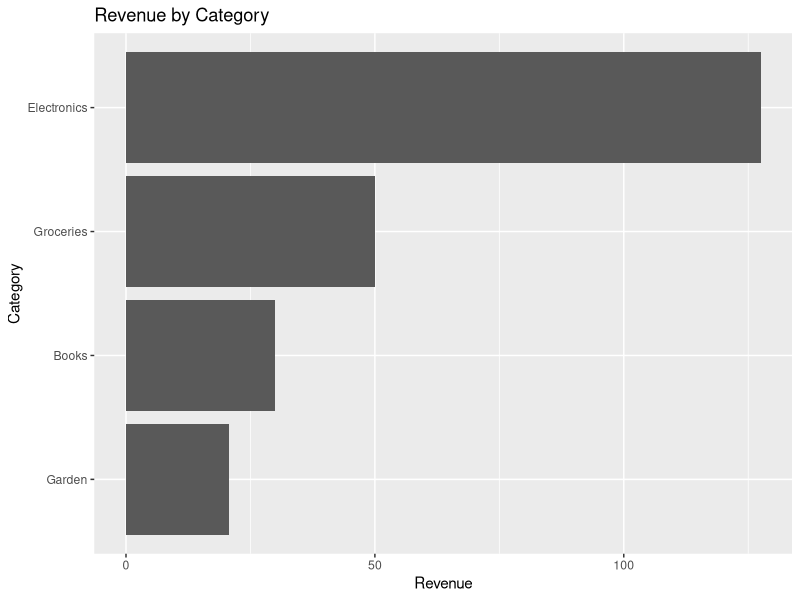
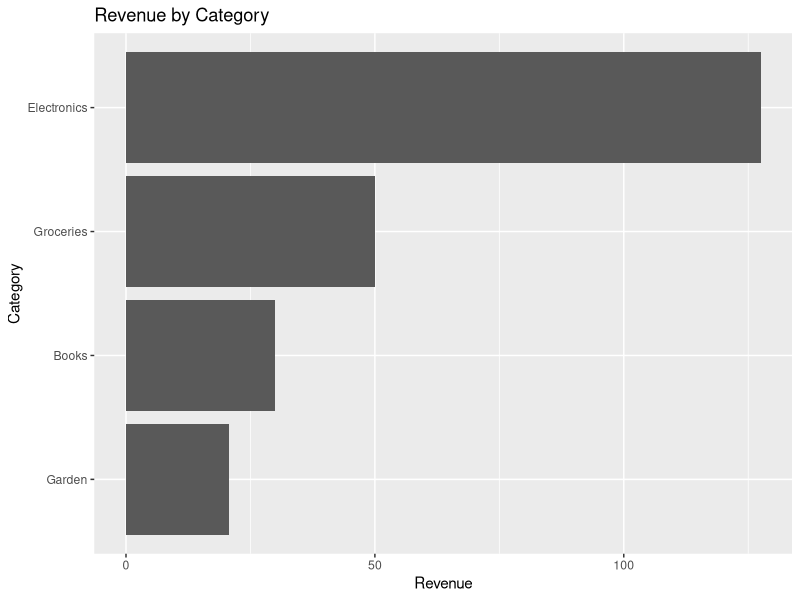

Write R code to recreate these figures, in order.
# Load the tidyverse package
library(tidyverse)

# tibble: modern version of R's df

# Create users table
users <- tibble(
  user_id = c(101, 102, 103, 104, 105), # c(): combine function
  name = c("Alice", "Bob", "Eve", "John", "Charles"),
  country = c("US", "UK", "DE", "US", "UK")
)

# Create purchases table
purchases <- tibble(
  purchase_id = 1:7,
  # Number from 1 to 7, inclusive;
  # equivalent to purchase_id = c(1, 2, 3, 4, 5, 6, 7)
  user_id = c(103, 102, 104, 102, 101, 101, 103),
  amount = c(25.00, 30.00, 10.50, 22.50, 10.20, 50.00, 80.00),
  category = c("Electronics", "Books", "Garden", "Electronics", "Garden",
               "Groceries", "Electronics")
)

# Combine the tables to create a sales table
# %>% is called the pipe.
# It means: Take the thing on the left and pass it to the function on the right.
sales <- purchases %>%
  left_join(users, by = "user_id")

# Calculate total revenue
# summarise() is used when we want to reduce many rows into a summary value.
total_revenue <- sales %>%
  summarise(
    total_revenue = sum(amount)
  )

# Calculate the number of purchases
# n() counts the number of rows in the current data.
total_purchases <- sales %>%
  summarise(
    number_of_purchases = n()
  )

# Calculate average purchase value
average_purchase <- sales %>%
  summarise(
    average_purchase = mean(amount)
  )

# Compute revenue by category
revenue_by_category <- sales %>%
  group_by(category) %>%
  summarise(
    total_revenue = sum(amount),
    number_of_purchases = n(),
    average_purchase = mean(amount)
  ) %>%
  arrange(desc(total_revenue))

# Compute revenue by country
revenue_by_country <- sales %>%
  group_by(country) %>%
  summarise(
    total_revenue = sum(amount),
    number_of_purchases = n(),
    average_purchase = mean(amount)
  ) %>%
  arrange(desc(total_revenue))

# Customer Analysis - to figure out who is the highest valued customer
customer_summary <- sales %>%
  group_by(user_id, name, country) %>%
  summarise(
    total_spend = sum(amount),
    number_of_purchases = n(),
    average_purchase = mean(amount),
    .groups = "drop"
  ) %>%
  arrange(desc(total_spend))

# Add a new column to sales table
# mutate() is used to create or modify columns.
sales <- sales %>%
  mutate(
    revenue_percentage = amount / sum(amount) * 100
  )

# Check for missing(na) values
colSums(is.na(sales))

# Check for duplicate Purchase IDs
sales %>% 
  count(purchase_id) %>%
  filter(n > 1)

# Check invalid amount
sales %>%
  filter(amount <= 0)

# Use ggplot2
# reorder() - instead of random/alphabetical ordering,
# the categories are ordered based on their revenue
# geom_col() - Represent the data using columns/bars.
# coord_flip() - This swaps the X and Y axes.
# labs() - add labels
ggplot(
  revenue_by_category,
  aes(
    x = reorder(category, total_revenue),
    y = total_revenue
  )
) +
  geom_col() +
  coord_flip() +
  labs(
    title = "Revenue by Category",
    x = "Category",
    y = "Revenue"
  )

# Save the graph generated
ggsave("plots/revenue_by_category.png",
  width = 8,
  height = 5
)

# Export processed data
dir.create("data", showWarnings = FALSE)
write_csv(
  sales,
  "data/processed_sales.csv"
)
